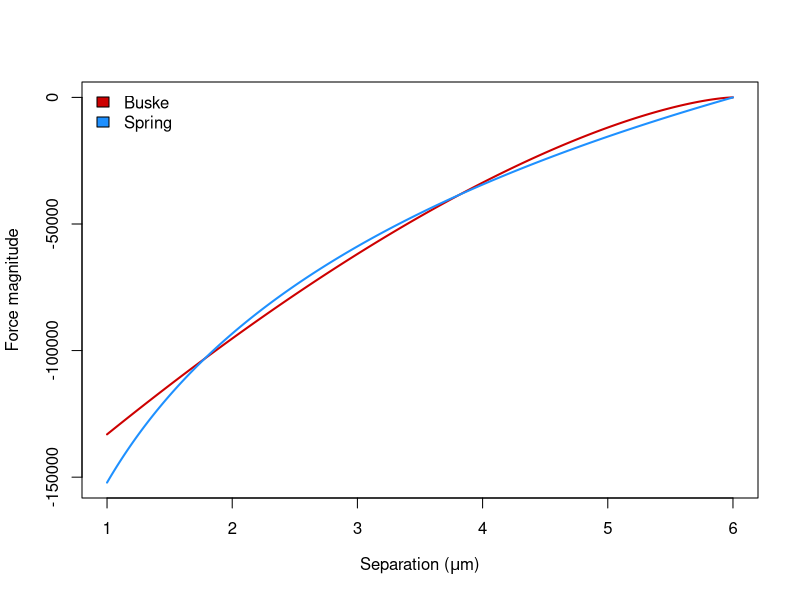

The R script that drew this image:
R1 = 3
R2 = 3
D=1.0288*10^-4

iterations = 10000
interval = c(1000, 15000)
error = c(0,0)

d12 = seq(1, 6, by=10^-3)
BF = -sqrt((R1*R2)/(R1+R2)) * ((R1+R2-d12)^(3/2))/D

mu = interval[1]
SF = mu*(R1+R2)*log(1-(R1+R2-d12)/(R1+R2)) 
error[1] = sum(abs(BF-SF))

mu = interval[2]
SF = mu*(R1+R2)*log(1-(R1+R2-d12)/(R1+R2)) 
error[2] = sum(abs(BF-SF))


for (iter in seq(1,iterations,by=1)){
	
	mu = 0.5*sum(interval)
	SF = mu*(R1+R2)*log(1-(R1+R2-d12)/(R1+R2)) 
	errorCurrent = sum(abs(BF-SF))

	if(errorCurrent<error[1]){
		error[1]= errorCurrent
		interval[1] = mu
	}else if (errorCurrent < error[2]){
		error[2]= errorCurrent
		interval[2] = mu
	}

}

mu = 0.5*sum(interval)
SF = mu*(R1+R2)*log(1-(R1+R2-d12)/(R1+R2)) 
print(paste("R1",R1))
print(paste("R2",R2))
print(paste("mu=",mu))
print(paste("L1 error=",sum(BF-SF)))

postscript("ForceLawComparison.eps",horizontal = FALSE, onefile = FALSE, paper = "special", width = 5, height = 5 )

plot(d12, BF, type='l', lwd=2, xlab=expression(paste("Separation (", mu, "m)",sep="")), 
	 ylab="Force magnitude", col="red3", ylim=c(min(c(SF,BF)),max(c(BF,SF))))

points(d12, SF, type='l', lwd=2, col="dodgerblue")

legend("topleft",legend=c("Buske","Spring"),fill=c("red3","dodgerblue"),bty='n')

dev.off()